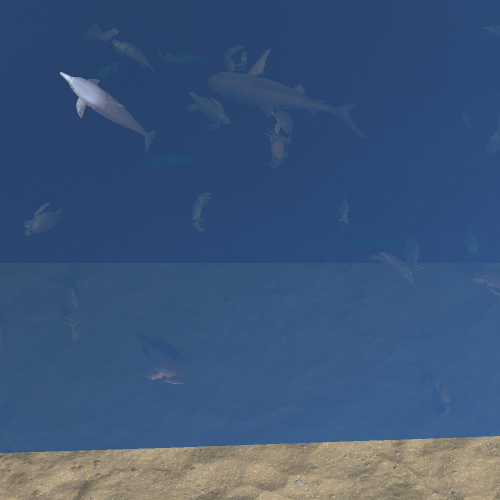
#> input picture scripts/3_1.png, 500 x 500 px
$ python xml_convert.py
#> lines starting #> are read from the running program, lines starting #| are printed output that depends on the picture; after the words box and inside, x2 and y2 are one past the last pixel; in counts of white or black regions, pixels touching at a corner belong together; long printed decimals are rounded


from PIL import Image
import cv2
import numpy as np

import json

shape = {'x1': 0.44544906365290016, 'y1': 0.43931046973486837, 'x2': 0.5571863021527523, 'y2': 0.5769498303753064}

img = '3_1.png'

image = cv2.imread(img)
#> image is the input picture: shape (500, 500, 3); mean B, G, R 120.1, 86.1, 61.1
height, width, channels = image.shape
#> height = 500; width = 500; channels = 3
print(height, width)
#| 500 500
img = image

x1 = shape['x1'] * width
#> x1 = 222.7
x2 = shape['x2'] * width
#> x2 = 278.6

y1 = shape['y1'] * height
#> y1 = 219.7
y2 = shape['y2'] * height
#> y2 = 288.5
y1 = height - y1
#> y1 = 280.3
y2 = height - y2
#> y2 = 211.5

print(y1, y2, x1, x2)
#| 280.345 211.525 222.725 278.593
x1 = 205
y1 = 70
x2 = 373
y2 = 136
cv2.rectangle(img,(int(x1),int(y1)),(int(x2),int(y2)),(0,0,255),1)
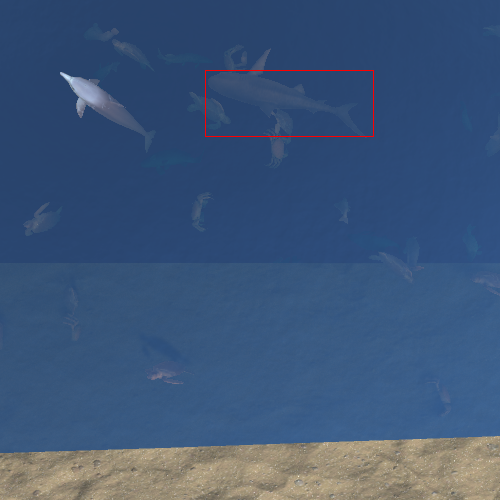
#> img: shape (500, 500, 3); 0.19% of pixels changed, all inside (x1, y1, x2, y2) = (205, 70, 374, 137)

cv2.imshow('image',img)
cv2.waitKey(0)

$ run again, with scripts/0-1y-1p.png copied over scripts/3_1.png
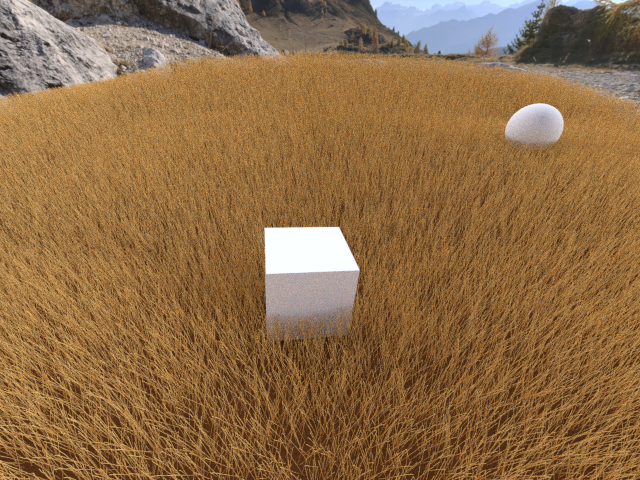
#> input picture scripts/0-1y-1p.png, 640 x 480 px
#> image is the input picture: shape (480, 640, 3); mean B, G, R 70.5, 108, 142
#| 480 640
#| 269.131 203.064 285.087 356.599
#> `cv2.rectangle(img,(int(x1),int(y1)),(int(x2),int(y2)),(0,0,255),1)`:
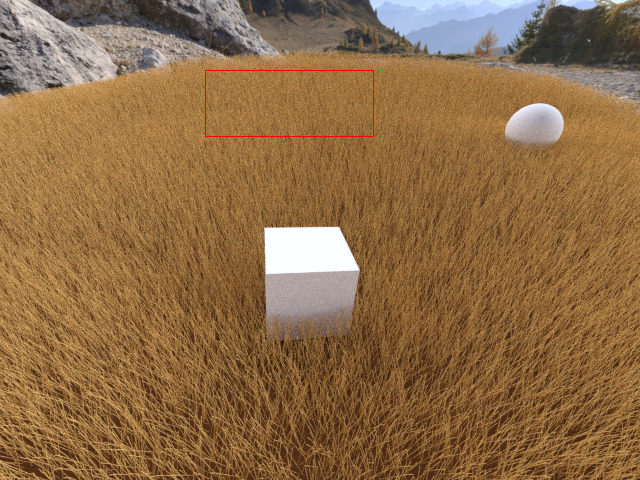
#> img: shape (480, 640, 3); 0.15% of pixels changed, all inside (x1, y1, x2, y2) = (205, 70, 374, 137)
